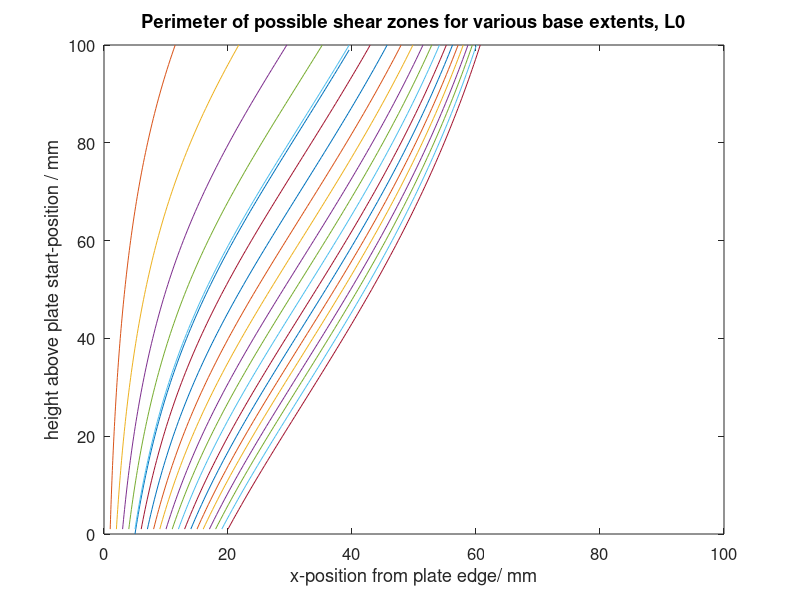
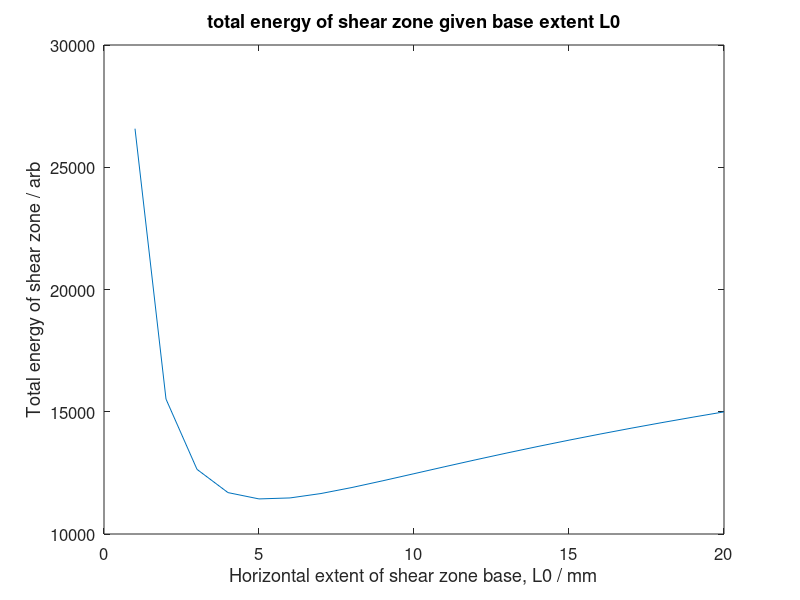
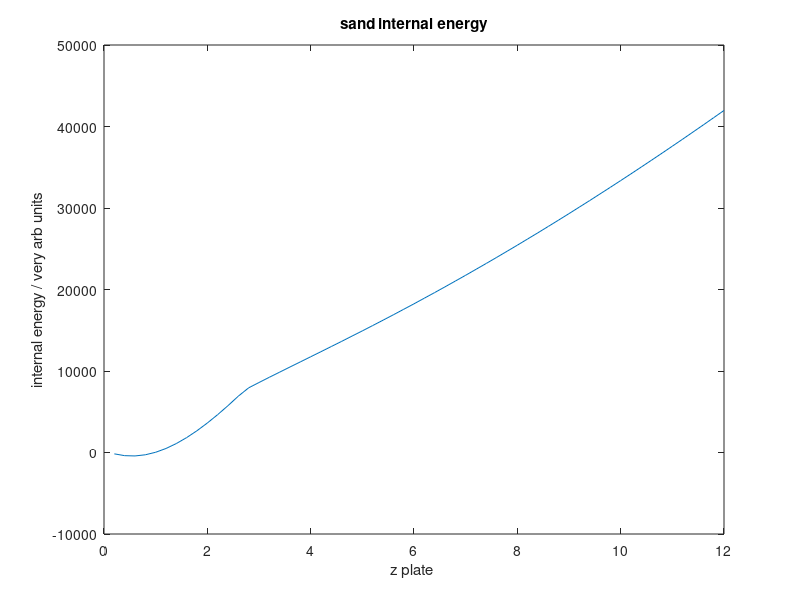

MATLAB code for these plots, in order: (Note: a time limit stopped this script after it produced the figures.)
% Evalute a possible curve to find the extent of the shear zone
% EJR 2017
%
%  Use the assumption that a horizontal strip of finite L0 extent becomes 
% a cosine with a range 0 to pi, and matches plate dispacement on one 
% side and zero movement on the other. 
%  Let this strip describe the shear zone near the plate edge.
%  Assume strips higher up have the same form of dispacement curve, 
% but a larges horizontal extent to accommodate dilatancy of sublayer(s).
%
% NOTES
% 1. Check: almost surely need to put (2/zp) back into elongation equation.
%
% 2. Dilatancy is modelled as eV_actual = eM*(1-exp(-gamma/gamma0))
%
% 3. The internal energy of each strip is then calculated. The model
%   assumes internal energy = gravitational energy due to uplift, plus
%   'p dV' work due to dilatancy, plus a term for elastic shear 'strain'
%   work which seems to be needed for plausible shear zones to be 
%   obtained, but which needs a stronger physical justification if possible
%
% 4. The draft version starts with 'small zp' so a strip depth ~ uniform 
%    For evaluating forces with variable zp, we MIGHT need to account for 
%   the depth of many parts of the shear zone being smaller than implied?

% PART 1: Evaluate one perimeter curve to find extent of shear zone

L0 = 5;      % mm, horizontal extent of shear zone at base strip
zStep = 1;   % mm, Strip thickness (should be 'small' c.f. zp)
nSteps = 100; % number of strips to top of modelled region

H  = nSteps*zStep;  % mm, Depth of ballotini to initial plate position
eM = 0.05;   % maximal dilatancy (volume strain) of material

zp = 4;      % mm, plate displacement
gam0 = 0.12; % radians, scale factor for material dilatancy

rho = 1700;  % kg.m^3, bulk density - irrelevant, cancels out
K   = 1;     % Arbitary number to produce 'effective elastic modulus'

listL = zeros(nSteps,1); % list to store strip widths
listU = zeros(nSteps,1); % list to store strip energies
L = L0;      % initialise strip width for Euler ODE method
for lp = 1:nSteps
	k = L* eM*(1 - (6.209/pi)*exp(-(zp*pi)/(2*L*gam0)) ) * (zStep*2/zp);
	
	listL(lp) = L;
	L = L+k*zStep;
	
	xxx = 0.01:0.01:1; % Let x / xN be xxx. xN is L here.
	yyy = eM*(1 - exp(-sin(pi.*xxx)*(zp.*pi)./(2*L*gam0)) );
	eV = sum(yyy)*0.01;
	
	Zn = H - (lp-1)*zStep; % depth of strip base
	enGPE = zp*L/2;        % estimate gravitational internal energy added
	% enPDV = Zn*L*eM*(1 - (6.209/pi)*exp(-(zp*pi)/(2*L*gam0) ) );
	enPDV = Zn*L*eV;
	enSHR = (1/16)*K*Zn*pi^2*zp^2/L;
	
	listU(lp) = enGPE + enPDV + enSHR;
end

listAltitudes = 0:zStep:(nSteps-1)*zStep;
figure(1)
plot(listL, listAltitudes)
sum(listU)
xlim([0 100])
ylim([0 100])
xlabel('x-position from plate edge/ mm')
ylabel('height above plate start-position / mm')
title('perimeter of shear zone for a given L0')
set(gca, 'fontSize', 12)

%% PART 2
%  Evaluate a family of curves to find the extent of the shear zone
%  Consider several possible values of L0. 
%  Choose the one that produces the shear zone with the lowest energy
% 
% NOTES:
% 1. Run PART 1 first to initialise system parameters

nLs = 20;
listsL = zeros(nSteps, nLs); % array to store several perimeter curves
listsUT = zeros(nLs,1);      % array to store total energy of each zone
close(1) % Cleanly overwrite plot from PART 1
listL0s = 1:1*1:(nLs*1);

for lp2 = 1:nLs;
L0 = listL0s(lp2)  % mm
zStep = 1;         % mm
% nSteps = 30; 

eM = 0.05; 

zp = 4; % mm
gam0 = 0.12; % radians

listL = zeros(nSteps,1);
L = L0;

for lp = 1:nSteps
	k = L* eM*(1 - (6.209/pi)*exp(-(zp*pi)/(2*L*gam0)) ) * (zStep*2/zp);
	
	listL(lp) = L;
	L = L+k*zStep;
	
	xxx = 0.01:0.01:1; % Let x / xN be xxx. xN is L here. Numerical integral:
	yyy = eM*(1 - exp(-sin(pi.*xxx)*(zp.*pi)./(2*L*gam0)) );
	eV = sum(yyy)*0.01;
	
	Zn = H - (lp-1)*zStep; % depth of strip base
	enGPE = zp*L/2;        % estimate gravitational internal energy added
	% enPDV = Zn*L*eM*(1 - (6.209/pi)*exp(-(zp*pi)/(2*L*gam0) ) );
	enSHR = (1/16)*K*Zn*pi^2*zp^2/L;
	enPDV = Zn*L*eV;
	
	listU(lp) = enGPE + enPDV + enSHR;
end
% for lp = 1:nSteps
% 	k = L* eM*(1 - (6.209/pi)*exp(-(zp*pi)/(2*L*gam0)) ); %  * (2/zp);
% 	
% 	listL(lp) = L;
% 	L = L+k*zStep;
% 	
% 	
% 	Zn = H - (lp-1); % depth of strip base
% 	enGPE = zp*L/2;
% 	enPDV = Zn*L*eM*(1 - (6.209/pi)*exp(-(zp*pi)/(2*L*gam0) ) );
% 	enSHR = (1/16)*K*Zn*pi^2*zp^2/L;
% 	
% 	listU(lp) = enGPE + enPDV + enSHR;
% end

listsL(:,lp2) = listL;
listsUT(lp2)  = sum(listU);
figure(1)
hold on
plot(listL, 1:nSteps)
end

figure(1)
hold off
title('Perimeter of possible shear zones for various base extents, L0')
xlabel('x-position from plate edge/ mm')
ylabel('height above plate start-position / mm')
set(gca, 'fontSize', 12)
xlim([0 100])
ylim([0 100])

figure(2)
plot(listL0s, listsUT);
title('total energy of shear zone given base extent L0')
xlabel('Horizontal extent of shear zone base, L0 / mm')
ylabel('Total energy of shear zone / arb')
set(gca, 'fontSize', 12)

%% PART 3
%  Now loop through successive z_plate values
%  Evaluate the (minimum possible, hence equilibrium) shear zone energy
% for various plate alititudes. 
%  Hence equate shear zone energy (and uplift column energy) to 
% identify a corresponding force. 
%  Note that the real peak force may be limited by void collapse which 
% isn't included in this model - could be introduced as a cut-off. 

nZs = 60;
dZplate = 0.2; % plate movement

listZplate = dZplate:dZplate:(nZs)*dZplate;
Uz = zeros(nZs,1);

listL0sOptimal = zeros(nZs, 1);
figure(1)

for lp3 = 1:nZs
zp = listZplate(lp3);

nLs = 100;
listsL = zeros(nSteps, nLs);
listsUT = zeros(nLs,1);

listL0s = (0.5:1*0.5:((nLs)*0.5))';

	% LOOP -> loop
	% Which curve in family has minimum energy for this plate position?
	for lp2 = 1:nLs;
	L0 = listL0s(lp2);  % mm
	zStep = 1;         % mm
	% nSteps = 30; 
	eM = 0.05; 
	% zp = 4; % mm
	gam0 = 0.12; % radians

	listL = zeros(nSteps,1);
	L = L0;

		% What is the shape and energy of this curve?
		for lp = 1:nSteps
			k = L* eM*(1 - (6.209/(pi))*exp(-(zp*pi)/(2*L*gam0)) ) * (zStep*2/zp);

			listL(lp) = L;
			L = L+k*zStep;

			Zn = H - (lp-1)*zStep; % depth of strip base
			enGPE = zp*L/2;        % estimate gravitational internal energy added
			enPDV = Zn*L*eM*(1 - (6.209/(1*pi))*exp(-(zp*pi)/(2*L*gam0) ) );
			enSHR = (1/16)*K*Zn*pi^2*zp^2/L;

			listU(lp) = enGPE + enPDV + enSHR;
		end

	listsL(:,lp2) = listL;
	listsUT(lp2)  = sum(listU);
	% figure(1)
	% hold on
	% plot(listL, 1:nSteps)
	end
	
Uz(lp3) = min(listsUT);

thisL0 = listsL(1, listsUT == min(listsUT));
listL0sOptimal(lp3) = thisL0
end

figure(3)
plot(listZplate,Uz)
title('sand internal energy')
xlabel('z plate ')
ylabel('internal energy / very arb units')

% calculate column weight in same arb units to estimate breakout factor
% GPE of one strip (H strips) = zp * L/2 in arb units. Both L, zp in mm. 
% wColumn = W_real / (rho g L delH?)
% wColumn = H*(D/2)
% wColumn*zp = H*D/2*zp
% say column half width = 20 mm, H = 100 mm
wColumn = 100*40;

delU = ( Uz(2:end) - Uz(1:(end-1)) ) /dZplate; % plate movement 0.5
figure(4)
plot(listZplate(2:end), delU + wColumn)
hold on
 plot([0,20], [wColumn, wColumn], '--r')
hold off
title('Force implied by energy change, neglecting void collapse')
xlabel('Plate z-position / mm ')
ylabel('Force (very roughly) / arb')
ylim([0 16000])
xlim([0 12])
set(gca, 'fontSize', 12)
legend('implied force', 'column weight')

figure(5)
plot(listZplate, listL0sOptimal)

%% ROUGH WORK
% Problems with mean volumetric expansion term:

zp = 0.1:0.1:24;
eV = eM*( 1 - (6.209/(1*pi)).*exp(-(zp.*pi)./(2*L*gam0) ) );

figure(6)
plot(zp, eV)

xx = 0:0.001:(pi);
yy = exp(sin(xx));
sum(yy)*0.001

ZP = 0.1;
xxx = 0.01:0.01:1;
yyy = eM*(1 - exp(-sin(pi.*xxx / 1)*(ZP.*pi)./(2*L*gam0)) );
I = sum(yyy)*0.01
